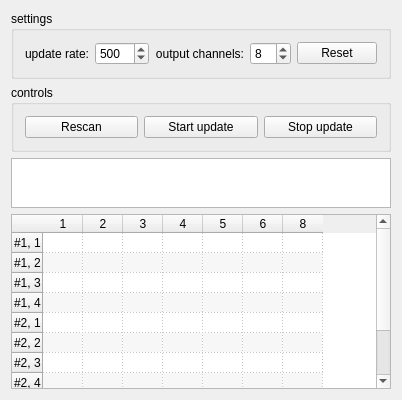
<?xml version="1.0" encoding="UTF-8"?>
<ui version="4.0">
 <class>Widget</class>
 <widget class="QWidget" name="Widget">
  <property name="geometry">
   <rect>
    <x>0</x>
    <y>0</y>
    <width>400</width>
    <height>400</height>
   </rect>
  </property>
  <property name="windowTitle">
   <string>Widget</string>
  </property>
  <layout class="QVBoxLayout" name="verticalLayout">
   <item>
    <widget class="QGroupBox" name="groupBox">
     <property name="title">
      <string>settings</string>
     </property>
     <layout class="QHBoxLayout" name="horizontalLayout">
      <item>
       <widget class="QLabel" name="label">
        <property name="text">
         <string>update rate:</string>
        </property>
        <property name="alignment">
         <set>Qt::AlignRight|Qt::AlignTrailing|Qt::AlignVCenter</set>
        </property>
       </widget>
      </item>
      <item>
       <widget class="QSpinBox" name="spTimeout">
        <property name="minimum">
         <number>20</number>
        </property>
        <property name="maximum">
         <number>1000</number>
        </property>
        <property name="value">
         <number>500</number>
        </property>
       </widget>
      </item>
      <item>
       <widget class="QLabel" name="label_2">
        <property name="text">
         <string>output channels:</string>
        </property>
        <property name="alignment">
         <set>Qt::AlignRight|Qt::AlignTrailing|Qt::AlignVCenter</set>
        </property>
       </widget>
      </item>
      <item>
       <widget class="QSpinBox" name="spNumChannels">
        <property name="buttonSymbols">
         <enum>QAbstractSpinBox::UpDownArrows</enum>
        </property>
        <property name="minimum">
         <number>4</number>
        </property>
        <property name="maximum">
         <number>32</number>
        </property>
        <property name="value">
         <number>8</number>
        </property>
       </widget>
      </item>
      <item>
       <widget class="QPushButton" name="btReset">
        <property name="text">
         <string>Reset</string>
        </property>
       </widget>
      </item>
     </layout>
    </widget>
   </item>
   <item>
    <widget class="QGroupBox" name="buttonBox">
     <property name="title">
      <string>controls</string>
     </property>
     <layout class="QHBoxLayout" name="buttonLayout">
      <item>
       <widget class="QPushButton" name="btRescan">
        <property name="text">
         <string>Rescan</string>
        </property>
       </widget>
      </item>
      <item>
       <widget class="QPushButton" name="btStart">
        <property name="text">
         <string>Start update</string>
        </property>
       </widget>
      </item>
      <item>
       <widget class="QPushButton" name="btStop">
        <property name="text">
         <string>Stop update</string>
        </property>
       </widget>
      </item>
     </layout>
    </widget>
   </item>
   <item>
    <widget class="QListWidget" name="listJoys">
     <property name="sizePolicy">
      <sizepolicy hsizetype="Expanding" vsizetype="Maximum">
       <horstretch>0</horstretch>
       <verstretch>0</verstretch>
      </sizepolicy>
     </property>
     <property name="maximumSize">
      <size>
       <width>16777215</width>
       <height>50</height>
      </size>
     </property>
     <property name="alternatingRowColors">
      <bool>true</bool>
     </property>
    </widget>
   </item>
   <item>
    <layout class="QVBoxLayout" name="joysLayout">
     <item>
      <widget class="QTableWidget" name="tableWidget">
       <property name="editTriggers">
        <set>QAbstractItemView::NoEditTriggers</set>
       </property>
       <property name="showDropIndicator" stdset="0">
        <bool>false</bool>
       </property>
       <property name="dragDropOverwriteMode">
        <bool>false</bool>
       </property>
       <property name="alternatingRowColors">
        <bool>true</bool>
       </property>
       <property name="showGrid">
        <bool>true</bool>
       </property>
       <property name="gridStyle">
        <enum>Qt::DotLine</enum>
       </property>
       <attribute name="horizontalHeaderDefaultSectionSize">
        <number>40</number>
       </attribute>
       <attribute name="horizontalHeaderMinimumSectionSize">
        <number>20</number>
       </attribute>
       <attribute name="verticalHeaderDefaultSectionSize">
        <number>20</number>
       </attribute>
       <attribute name="verticalHeaderMinimumSectionSize">
        <number>15</number>
       </attribute>
       <row>
        <property name="text">
         <string>#1, 1</string>
        </property>
       </row>
       <row>
        <property name="text">
         <string>#1, 2</string>
        </property>
       </row>
       <row>
        <property name="text">
         <string>#1, 3</string>
        </property>
       </row>
       <row>
        <property name="text">
         <string>#1, 4</string>
        </property>
       </row>
       <row>
        <property name="text">
         <string>#2, 1</string>
        </property>
       </row>
       <row>
        <property name="text">
         <string>#2, 2</string>
        </property>
       </row>
       <row>
        <property name="text">
         <string>#2, 3</string>
        </property>
       </row>
       <row>
        <property name="text">
         <string>#2, 4</string>
        </property>
       </row>
       <row>
        <property name="text">
         <string>#2, 5</string>
        </property>
       </row>
       <row>
        <property name="text">
         <string>#2, 7</string>
        </property>
       </row>
       <column>
        <property name="text">
         <string>1</string>
        </property>
       </column>
       <column>
        <property name="text">
         <string>2</string>
        </property>
       </column>
       <column>
        <property name="text">
         <string>3</string>
        </property>
       </column>
       <column>
        <property name="text">
         <string>4</string>
        </property>
       </column>
       <column>
        <property name="text">
         <string>5</string>
        </property>
       </column>
       <column>
        <property name="text">
         <string>6</string>
        </property>
       </column>
       <column>
        <property name="text">
         <string>8</string>
        </property>
       </column>
      </widget>
     </item>
    </layout>
   </item>
  </layout>
 </widget>
 <layoutdefault spacing="6" margin="11"/>
 <resources/>
 <connections/>
</ui>
